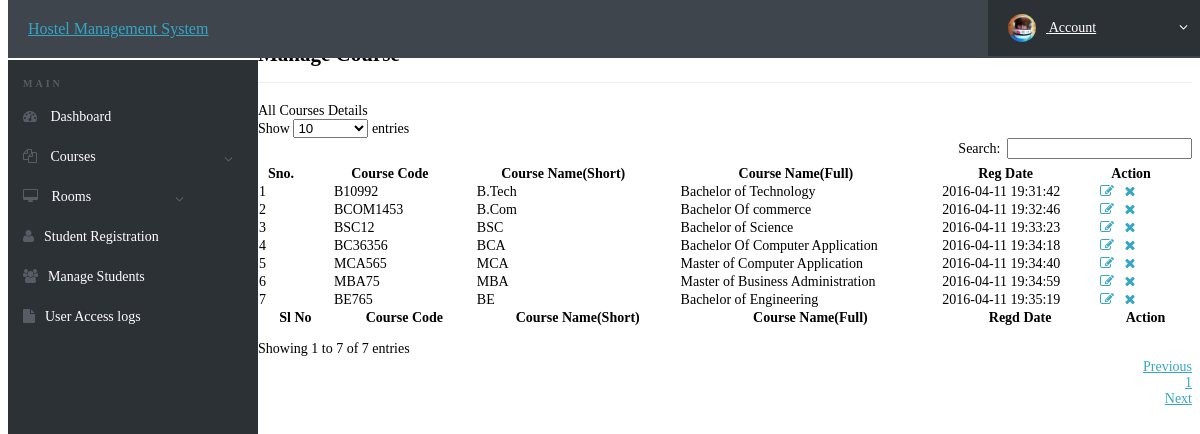
Screenshot of /admin/manage-courses.php (signed in) with the database file from the repository.
### tables this page shows
CREATE TABLE IF NOT EXISTS `courses` (
  `id` int(11) NOT NULL,
  `course_code` varchar(255) NOT NULL,
  `course_sn` varchar(255) NOT NULL,
  `course_fn` varchar(255) NOT NULL,
  `posting_date` timestamp NOT NULL DEFAULT CURRENT_TIMESTAMP
);

### admin/manage-courses.php (the view, shortened to what this page needs)
<?php
include('includes/config.php');
?>
<!doctype html>
<html lang="en" class="no-js">
<head>
	<link rel="stylesheet" href="css/font-awesome.min.css">
	<link rel="stylesheet" href="css/bootstrap.min.css">
	<link rel="stylesheet" href="css/dataTables.bootstrap.min.css">
	<link rel="stylesheet" href="css/bootstrap-social.css">
	<link rel="stylesheet" href="css/bootstrap-select.css">
	<link rel="stylesheet" href="css/fileinput.min.css">
	<link rel="stylesheet" href="css/awesome-bootstrap-checkbox.css">
	<link rel="stylesheet" href="css/style.css">
</head>
<body>
	<?php include('includes/header.php');?>
	<div class="ts-main-content">
			<?php include('includes/sidebar.php');?>
		<div class="content-wrapper">
			<div class="container-fluid">
				<div class="row">
					<div class="col-md-12">
						<h2 class="page-title">Manage Course</h2>
						<div class="panel panel-default">
							<div class="panel-heading">All Courses Details</div>
							<div class="panel-body">
								<table id="zctb" class="display table table-striped table-bordered table-hover" cellspacing="0" width="100%">
									<thead>
										<tr>
											<th>Sno.</th>
											<th>Course Code</th>
											<th>Course Name(Short)</th>
											<th>Course Name(Full)</th>
											<th>Reg Date </th>
											<th>Action</th>
										</tr>
									</thead>
									<tfoot>
										<tr>
											<th>Sl No</th>
											<th>Course Code</th>
											<th>Course Name(Short)</th>
											<th>Course Name(Full)</th>
											<th>Regd Date</th>
											<th>Action</th>										</tr>
									</tfoot>
									<tbody>
<?php
$ret="select * from courses";
$stmt= $mysqli->prepare($ret) ;
$stmt->execute() ;
$res=$stmt->get_result();
$cnt=1;
while($row=$res->fetch_object())
	  {
	  	?>
<tr><td><?php echo $cnt;;?></td>
<td><?php echo $row->course_code;?></td>
<td><?php echo $row->course_sn;?></td>
<td><?php echo $row->course_fn;?></td>
<td><?php echo $row->posting_date;?></td>
<td><a href="edit-course.php?id=<?php echo $row->id;?>"><i class="fa fa-edit"></i></a>&nbsp;&nbsp;
<a href="manage-courses.php?del=<?php echo $row->id;?>" onclick="return confirm("Do you want to delete");"><i class="fa fa-close"></i></a></td>
										</tr>
									<?php
$cnt=$cnt+1;
									 } ?>
									</tbody>
								</table>
							</div>
						</div>
					</div>
				</div>
			</div>
		</div>
	</div>
</body>
</html>

### admin/includes/header.php (shortened to what this page needs)
<div class="brand clearfix">
		<a href="#" class="logo" style="font-size:16px;">Hostel Management System</a>
		<ul class="ts-profile-nav">
			<li class="ts-account">
				<a href="#"><img src="img/ts-avatar.jpg" class="ts-avatar hidden-side" alt=""> Account <i class="fa fa-angle-down hidden-side"></i></a>
			</li>
		</ul>
	</div>

### admin/includes/sidebar.php (shortened to what this page needs)
<nav class="ts-sidebar">
			<ul class="ts-sidebar-menu">
				<li class="ts-label">Main</li>
				<li><a href="dashboard.php"><i class="fa fa-dashboard"></i> Dashboard</a></li>
					<li><a href="#"><i class="fa fa-files-o"></i> Courses</a>
				</li>
					<li><a href="#"><i class="fa fa-desktop"></i> Rooms</a>
				</li>
				<li><a href="registration.php"><i class="fa fa-user"></i>Student Registration</a></li>
				<li><a href="manage-students.php"><i class="fa fa-users"></i>Manage Students</a></li>
				<li><a href="access-log.php"><i class="fa fa-file"></i>User Access logs</a></li>
		</nav>

### admin/css/style.css (style rules this page uses)
html { font-size: 14px; }
@media only screen and (min-width: 480px) { html { font-size: 17px; } }
@media only screen and (min-width: 768px) { html { font-size: 14px; } }
body { font-size: 1em; }
a { color: #37a6c4; }
.panel { overflow: hidden; }
ul, li { margin: 0; padding: 0; list-style: none; }
.page-title { padding-bottom: 15px; margin-bottom: 20px; border-bottom: 1px solid #f0f0f0; }
.brand { background: #3e454c; position: relative; z-index: 3; position: fixed; width: 100%; top: 0; }
.brand .logo { box-sizing: border-box; padding: 20px; float: left; display: block; width: 200px; }
@media only screen and (min-width: 992px) { .brand .logo { width: 250px; } }
.brand .ts-profile-nav { float: right; display: none; }
.brand .ts-profile-nav li { float: left; position: relative; }
.brand .ts-profile-nav li a { display: block; padding: 20px; color: #fff; }
.brand .ts-profile-nav .ts-account .fa-angle-down { float: right; }
.brand .ts-profile-nav .ts-account > a { width: 180px; background: #2c3136; }
.brand .ts-profile-nav .ts-account .ts-avatar { border-radius: 50%; height: 28px; margin: -10px 0; margin-right: 10px; }
@media only screen and (min-width: 992px) { .brand .ts-profile-nav { display: block; } }
.ts-sidebar { background: #2c3136; max-height: 0; transition: max-height 0.3s; overflow: hidden; position: fixed; z-index: 2; width: 100%; bottom: 0; top: 60px; overflow-y: auto; }
@media only screen and (min-width: 992px) { .ts-sidebar { max-height: 100%; bottom: 0; } }
.ts-sidebar-menu .ts-label { color: #585c64; font-weight: bold; padding: 8px 15px; text-transform: uppercase; font-size: 10px; letter-spacing: 3px; margin-top: 10px; }
.ts-sidebar-menu a { display: block; text-decoration: none; padding: 12px 15px; color: #fff; }
.ts-sidebar-menu li { position: relative; }
.ts-sidebar-menu li i { color: #585c64; margin-right: 10px; }
.ts-main-content .content-wrapper { padding-top: 15px; margin-top: 10px; }
@media only screen and (min-width: 992px) { .ts-main-content .ts-sidebar { width: 250px; float: left; } }
@media only screen and (min-width: 992px) { .ts-main-content .content-wrapper { margin-left: 250px; } }

### rows the page displays
courses: course_code "B10992", course_sn "B.Tech", course_fn "Bachelor of Technology", posting_date "2016-04-11 19:31:42"
courses: course_code "BCOM1453", course_sn "B.Com", course_fn "Bachelor Of commerce", posting_date "2016-04-11 19:32:46"
courses: course_code "BSC12", course_sn "BSC", course_fn "Bachelor of Science", posting_date "2016-04-11 19:33:23"
courses: course_code "BC36356", course_sn "BCA", course_fn "Bachelor Of Computer Application", posting_date "2016-04-11 19:34:18"
courses: course_code "MCA565", course_sn "MCA", course_fn "Master of Computer Application", posting_date "2016-04-11 19:34:40"
courses: course_code "MBA75", course_sn "MBA", course_fn "Master of Business Administration", posting_date "2016-04-11 19:34:59"
courses: course_code "BE765", course_sn "BE", course_fn "Bachelor of Engineering", posting_date "2016-04-11 19:35:19"
